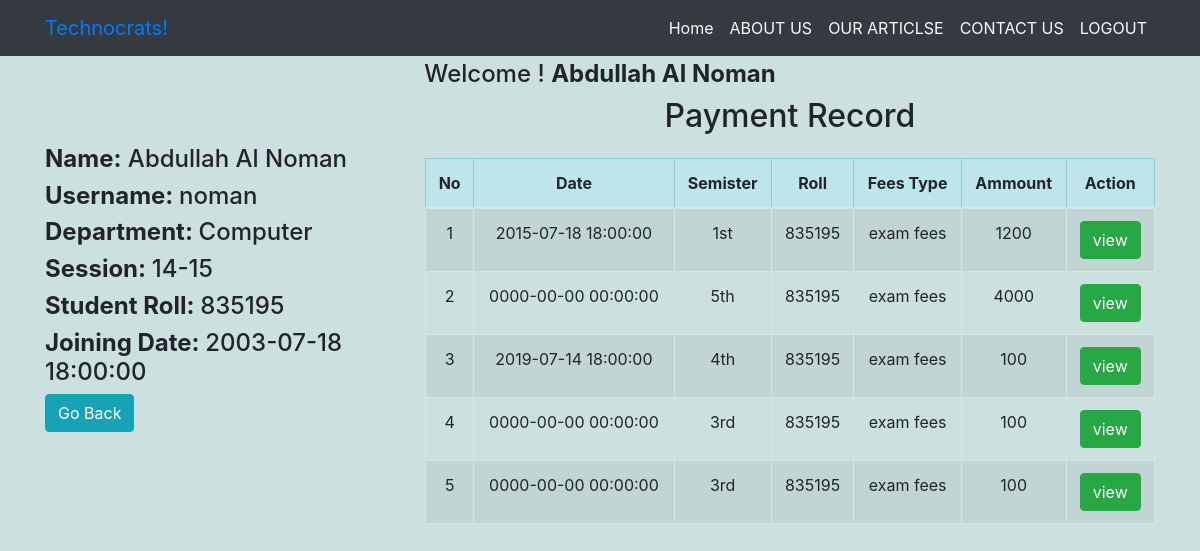
Screenshot of /test.php (signed in) with the database file from the repository.
### tables this page shows
CREATE TABLE `payment` (
  `id` int(11) NOT NULL,
  `department` varchar(50) NOT NULL,
  `semister` varchar(50) NOT NULL,
  `roll` int(11) NOT NULL,
  `fees` varchar(50) NOT NULL,
  `ammount` int(11) NOT NULL,
  `dates` timestamp NOT NULL DEFAULT current_timestamp() ON UPDATE current_timestamp()
);

### lib/user_session.php (called while the page is built, shortened)
<?php
class user_session{
	public static function get($key){
		if (isset($_SESSION[$key])) {
			return $_SESSION[$key];
		}else{
			return false;
		}
	}
}
?>

### lib/user.php (called while the page is built, shortened)
<?php
include "user_session.php";
include "database.php";
class user{
	private $db;
	public function __construct(){
		$this->db=new database();
	}
	public function getpaymentrecord(){
		$roll=user_session::get('roll');
		$sql="SELECT * FROM payment where roll=:roll order by id";
		$query=$this->db->pdo->prepare($sql);
		$query->bindValue(':roll',$roll);
		$query->execute();
		$result=$query->fetchAll();
		return $result;
	}
}
?>

### lib/database.php (called while the page is built)
<?php
class database{
	private $hostdb="localhost";
	private $userdb="root";
	private $passdb="";
	private $namedb="help";
	public $pdo;
	function __construct(){
		if(!isset($this->pdo)){
			try{
				$link= new PDO("mysql:host=".$this->hostdb.";dbname=".$this->namedb,$this->userdb,$this->passdb);
				$link->setAttribute(PDO::ATTR_ERRMODE, PDO::ERRMODE_EXCEPTION);
				$link->exec("SET CHARACTER SET utf8");
				$this->pdo=$link;
			}catch(PDOException $e){
				die("failed connect".$e->getMessage());
			}
		}
	}
}
?>

### test.php (the view, shortened to what this page needs)
<?php
include "lib/user.php";
include_once "lib/user_session.php";
$user=new user();
?>
<!DOCTYPE html>
<html lang="en">
<head>
<link rel="stylesheet" href="inc/css/bootstrap.css">
<link rel="stylesheet" href="inc/css/animate.css">
<link rel="stylesheet" href="inc/css/font-awesome.min.css">
<link rel="stylesheet" href="inc/css/navbar-fixed.css">
<link rel="stylesheet" href="inc/css/style.css">
</head>
<body class="payment">
<section>
	<nav class="navbar bg-dark fixed-top navbar-expand-md">
  <div class="container">
    <a class="navbar-brand" href="#">Technocrats!</a>
    <div class="collapse navbar-collapse" id="navbarNav">
       <ul class="navbar-nav ml-auto d-block-sm">
	        <li class="nav-item">
	          <a class="nav-link text-light" href="index.php">Home</a>
	        </li>
	        <li class="nav-item">
	          <a class="nav-link text-light" href="#">ABOUT US</a>
	        </li>
	        <li class="nav-item">
	          <a class="nav-link text-light" href="#">OUR ARTICLSE</a>
	        </li>
	        <li class="nav-item">
	          <a class="nav-link text-light" href="#">CONTACT US</a>
	        </li>
	        <li class="nav-item">
	          <a class="nav-link text-light" href="?action=logout">LOGOUT</a>
	        </li>
       </ul>
    </div>
  </div>
</nav>
	</section>
<div class="text-center text-capitalize wel-msg"><h4>welcome ! <strong>
<?php
 $name=user_session::get('name');
 if (isset($name)) {
 	echo $name;
 }
?></strong></h4></div>
<div class="container">
<div class="row ">
	<div class="col-12 col-md-4 mt-5">
		<h4 class="text-capitalize"><strong>name:</strong>
		<?php if (isset($name)) {
			echo $name;
		}
		?></h4>
		<div>
			<h4>
				<strong>
					Username:
				</strong>
				<?php
				$username=user_session::get('username');
				 if (isset($username)) {
				 	echo $username;
				 }
				?>
			</h4>
		</div>
		<div>
			<h4>
				<strong>
					Department:
				</strong>
				<?php
				$department=user_session::get('department');
				 if (isset($department)) {
				 	echo $department;
				 }
				?>
			</h4>
		</div>
		<div>
			<h4>
				<strong>
					Session:
				</strong>
				<?php
				$session=user_session::get('session');
				 if (isset($session)) {
				 	echo $session;
				 }
				?>
			</h4>
		</div>
		<div>
			<h4>
				<strong>
					Student Roll:
				</strong>
				<?php
				$roll=user_session::get('roll');
				 if (isset($roll)) {
				 	echo $roll;
				 }
				?>
			</h4>
		</div>
		<div>
			<h4>
				<strong>
					Joining Date:
				</strong>
				<?php
				$date=user_session::get('date');
				 if (isset($date)) {
				 	echo $date;
				 }
				?>
			</h4>
		</div>
		<a class="btn btn-info" href="index.php">Go Back</a>
	</div>
<div class="col-12 col-md-8">
<h2 class="text-capitalize text-center">payment record</h2>
<div id="st-payment">
<div class="table-responsive">
<table style="width:100%;margin:0 auto; margin-top:15px;" class="table table-striped text-center table-bordered w-100">
	<thead class="table-info">
		<tr>
			<th scope="col">No</th>
			<th scope="col">Date</th>
			<th scope="col">Semister</th>
			<th scope="col">Roll</th>
			<th scope="col">Fees Type</th>
			<th scope="col">Ammount</th>
			<th scope="col">Action</th>
		</tr>
	</thead>
	<tbody>
<?php
$result=$user->getpaymentrecord();
if ($result) {
	$i=0;
	foreach ($result as $data) {
		$i++;
?>
		<tr>
			<td><?php echo $i; ?></td>
			<td><?php echo $data['dates']; ?></td>
			<td><?php echo $data['semister']; ?></td>
			<td><?php echo $data['roll']; ?></td>
			<td><?php echo $data['fees']; ?></td>
			<td><?php echo $data['ammount']; ?></td>
			<td>
				<a class="btn btn-success" href="#">view</a>
			</td>
		</tr>
	<?php } }else{ echo "<div class='alert alert-danger'><strong>Notice !</strong>data not found</div>"; } ?>
	</tbody>
</table>
</div>
</div>
</div>
</div>
</div>
</body>
</html>

### inc/css/navbar-fixed.css (style rules this page uses)
html, body { height: 100%; }
.container-fluid > .container, .container > .row { height: 100%; }
nav { min-height: 3.5rem; }
nav.fixed-top { padding: 0.5rem; }

### inc/css/style.css (style rules this page uses)
body { background-color:rgba(0,100,100,0.2); }
#st-payment { width:100%; margin:0 auto; }
.wel-msg { margin-top: 60px; }

### rows the page displays
payment: dates "2015-07-18 18:00:00", semister "1st", roll "835195", fees "exam fees", ammount "1200"
payment: dates "0000-00-00 00:00:00", semister "5th", roll "835195", fees "exam fees", ammount "4000"
payment: dates "2019-07-14 18:00:00", semister "4th", roll "835195", fees "exam fees", ammount "100"
payment: dates "0000-00-00 00:00:00", semister "3rd", roll "835195", fees "exam fees", ammount "100"
payment: dates "0000-00-00 00:00:00", semister "3rd", roll "835195", fees "exam fees", ammount "100"

### other values shown
$name "Abdullah Al Noman"
$username "noman"
$department "Computer"
$session "14-15"
$roll "835195"
$date "2003-07-18 18:00:00"
